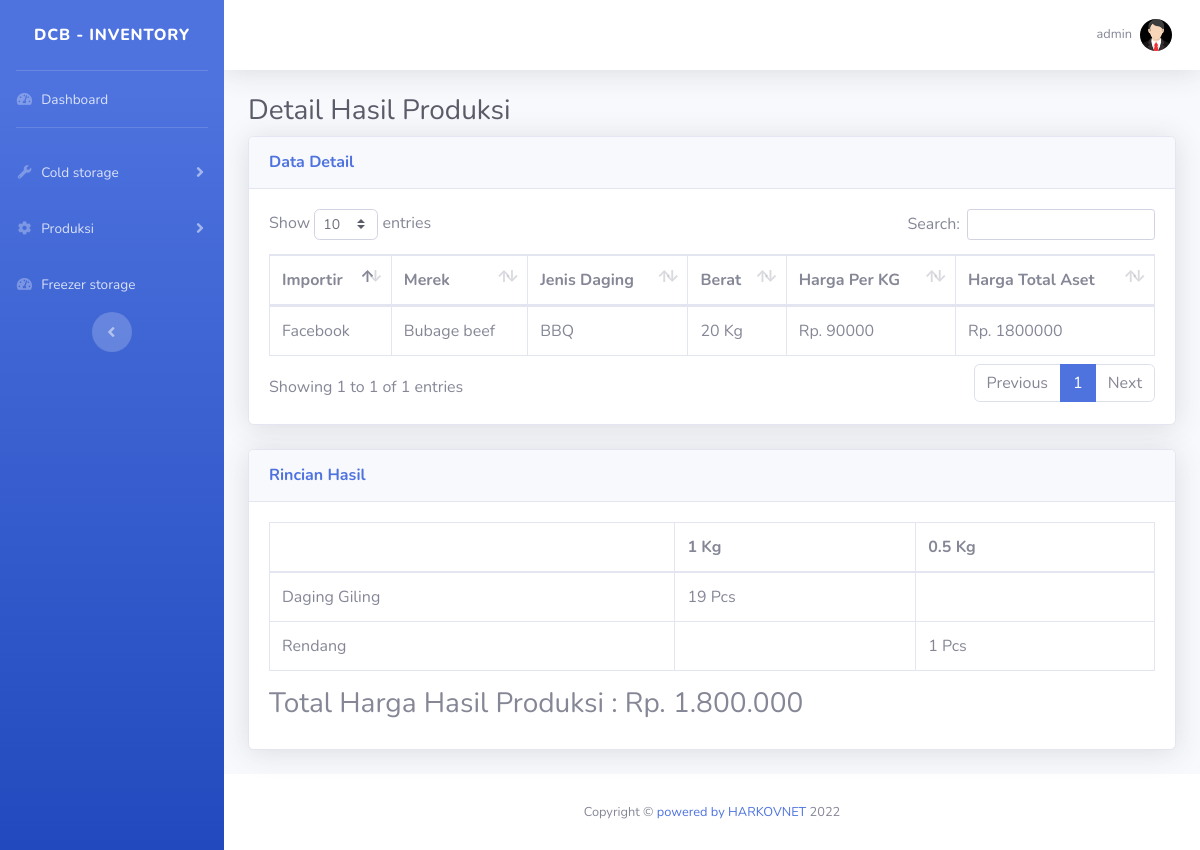
Page /Inventory/produksi/detailhasilproduksi.php?id=1 (signed in) on the committed database.
### tables this page shows
CREATE TABLE `tempcoldstorage` (
  `id` int(10) NOT NULL,
  `tanggalwaktu` varchar(30) NOT NULL,
  `importir` varchar(30) NOT NULL,
  `merek` varchar(30) NOT NULL,
  `jenisdaging` varchar(30) NOT NULL,
  `qty` float NOT NULL,
  `hargadasar` float NOT NULL,
  `hargaaset` float NOT NULL,
  `operator` varchar(30) NOT NULL,
  `foto` varchar(100) NOT NULL,
  `status` int(3) NOT NULL,
  `jenisproduksi` varchar(100) NOT NULL,
  `qtyhasil` varchar(100) NOT NULL,
  `berat` varchar(100) NOT NULL,
  `totalassetfreezer` varchar(30) NOT NULL
);

### Inventory/produksi/detailhasilproduksi.php (the view, shortened to what this page needs)
<!DOCTYPE html>
<html lang="en">
<?php
include '../../database.php';
?>
<head>
    <link rel="stylesheet" href="https://cdnjs.cloudflare.com/ajax/libs/font-awesome/5.15.1/css/all.min.css" />
    <link href="../../assets/css/sb-admin-2.min.css" rel="stylesheet">
    <link href="../../assets/vendor/datatables/dataTables.bootstrap4.min.css" rel="stylesheet">
</head>
<body id="page-top">
    <div id="wrapper">
        <ul class="navbar-nav bg-gradient-primary sidebar sidebar-dark accordion" id="accordionSidebar">
            <a class="sidebar-brand d-flex align-items-center justify-content-center" href="index.html">
                <div class="sidebar-brand-text mx-3">DCB - Inventory</div>
            </a>
            <hr class="sidebar-divider my-0">
            <li class="nav-item">
                <a class="nav-link" href="../index.php">
                    <i class="fas fa-fw fa-tachometer-alt"></i>
                    <span>Dashboard</span></a>
            </li>
            <hr class="sidebar-divider">
            <li class="nav-item">
                <a class="nav-link collapsed" href="#" data-toggle="collapse" data-target="#collapseUtilities" aria-expanded="true" aria-controls="collapseUtilities">
                    <i class="fas fa-fw fa-wrench"></i>
                    <span>Cold storage</span>
                </a>
            </li>
            <li class="nav-item">
                <a class="nav-link collapsed" href="#" data-toggle="collapse" data-target="#collapseTwo" aria-expanded="true" aria-controls="collapseTwo">
                    <i class="fas fa-fw fa-cog"></i>
                    <span>Produksi</span>
                </a>
            </li>
            <li class="nav-item">
                <a class="nav-link" href="../freezer/freezer_storage.php">
                    <i class="fas fa-fw fa-tachometer-alt"></i>
                    <span>Freezer storage</span></a>
            </li>
            <div class="text-center d-none d-md-inline">
                <button class="rounded-circle border-0" id="sidebarToggle"></button>
            </div>
        </ul>
        <div id="content-wrapper" class="d-flex flex-column">
            <div id="content">
                <nav class="navbar navbar-expand navbar-light bg-white topbar mb-4 static-top shadow">
                    <ul class="navbar-nav ml-auto">
                        <li class="nav-item dropdown no-arrow">
                            <a class="nav-link dropdown-toggle" href="#" id="userDropdown" role="button" data-toggle="dropdown" aria-haspopup="true" aria-expanded="false">
                                <span class="mr-2 d-none d-lg-inline text-gray-600 small"><?php echo $_SESSION['username']; ?></span>
                                <img class="img-profile rounded-circle" src="../../assets/img/static/avatar1.png">
                            </a>
                        </li>
                    </ul>
                </nav>
                <div class="container-fluid">
                    <h1 class="h3 mb-2 text-gray-800">Detail Hasil Produksi</h1>
                    <div class="card shadow mb-4">
                        <div class="card-header py-3 d-flex justify-content-between align-items-center">
                            <h6 class="m-0 font-weight-bold text-primary">Data Detail</h6>
                        </div>
                        <div class="card-body">
                            <div class="table-responsive">
                                <table class="table table-bordered" id="dataTable" width="100%" cellspacing="0">
                                    <thead>
                                        <tr>
                                            <th>Importir</th>
                                            <th>Merek</th>
                                            <th>Jenis Daging</th>
                                            <th>Berat</th>
                                            <th>Harga Per KG</th>
                                            <th>Harga Total Aset</th>
                                        </tr>
                                    </thead>
                                    <tbody>
                                        <?php
                                        $id = $_GET['id'];
                                        $query = mysqli_query($db, "SELECT * FROM tempcoldstorage WHERE id = '$id'");
                                        $row = mysqli_fetch_array($query);
                                        echo "<tr>";
                                        echo "<td>" . $row['importir'] . "</td>";
                                        echo "<td>" . $row['merek'] . "</td>";
                                        echo "<td>" . $row['jenisdaging'] . "</td>";
                                        echo "<td>" . $row['qty'] . " Kg</td>";
                                        echo "<td>Rp. " . $row['hargadasar'] . "</td>";
                                        echo "<td>Rp. " . $row['hargaaset'] . "</td>";
                                        echo "</tr>";
                                        ?>
                                    </tbody>
                                </table>
                            </div>
                        </div>
                    </div>
                    <div class="card shadow mb-4">
                        <div class="card-header py-3 d-flex justify-content-between align-items-center">
                            <h6 class="m-0 font-weight-bold text-primary">Rincian Hasil</h6>
                        </div>
                        <div class="card-body">
                            <div class="table-responsive">
                                <table class="table table-bordered" id="dataTable" width="100%" cellspacing="0">
                                    <thead>
                                        <?php
                                        $query = mysqli_query($db, "SELECT * FROM tempcoldstorage WHERE id = '$id'");
                                        $row = mysqli_fetch_array($query);
                                        $jenisproduksi = explode(",", $row['jenisproduksi']);
                                        $qtyhasil = explode(",", $row['qtyhasil']);
                                        $berat = explode(",", $row['berat']);
                                        echo "<tr>";
                                        echo "<th></th>";
                                        foreach ($berat as $key => $value) {
                                            echo "<th>" . $value . " Kg</th>";
                                        }
                                        echo "</tr>";
                                        echo "</thead>";
                                        echo "<tbody>";
                                        for ($i = 0; $i < count($jenisproduksi); $i++) {
                                            echo "<tr>";
                                            echo "<td>" . $jenisproduksi[$i] . "</td>";
                                            for ($j = 0; $j < count($berat); $j++) {
                                                if ($i == $j) {
                                                    echo "<td>" . $qtyhasil[$j] . " Pcs</td>";
                                                } else {
                                                    echo "<td></td>";
                                                }
                                            }
                                            echo "</tr>";
                                        }
                                        echo "</tbody>";
                                        ?>
                                </table>
                                <h3>
                                    <?php
                                    $id = $_GET['id'];
                                    $query = mysqli_query($db, "SELECT * FROM tempcoldstorage WHERE id = '$id'");
                                    $row = mysqli_fetch_array($query);
                                    echo "Total Harga Hasil Produksi : Rp. " . number_format($row['totalassetfreezer'], 0, ',', '.');
                                    ?>
                                </h3>
                            </div>
                        </div>
                    </div>
                </div>
            </div>
            <footer class="sticky-footer bg-white">
                <div class="container my-auto">
                    <div class="copyright text-center my-auto">
                        <span>Copyright &copy; <a href="http://harkovnet.manhost.my.id">powered by HARKOVNET</a></span>
                    </div>
                </div>
            </footer>
        </div>
    </div>
</body>
</html>

### rows in the picture
tempcoldstorage: importir "Facebook", merek "Bubage beef", jenisdaging "BBQ", qty "20", hargadasar "90000", hargaaset "1800000", berat "1", berat "0.5", jenisproduksi "Daging Giling", qtyhasil "19", jenisproduksi "Rendang", qtyhasil "1", totalassetfreezer "1.800.000"

### other values in the picture
$_SESSION['username'] "admin"
